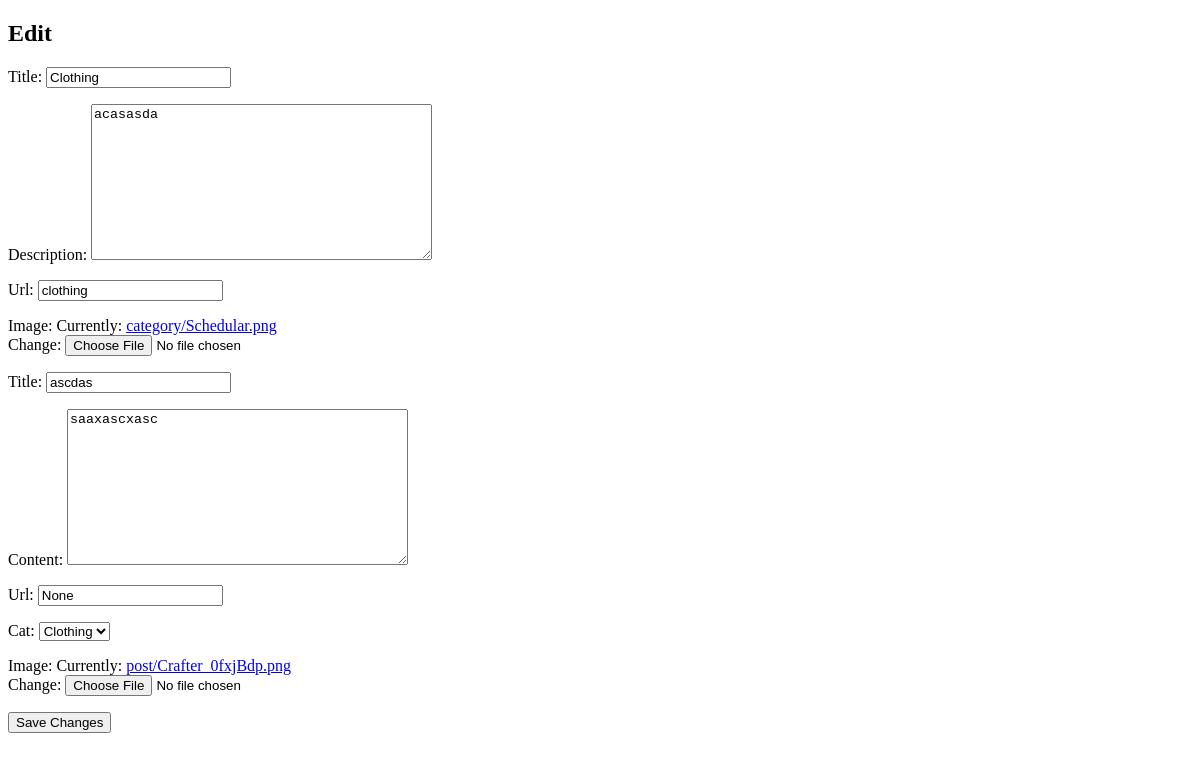
Screenshot of /edit/2/4/ with the database file from the repository.
### blogapp/models.py (models this page shows, shortened)
class Category(models.Model):
    cat_id = models.AutoField(primary_key=True)
    title = models.CharField(max_length=100)
    description = models.TextField()
    url = models.CharField(max_length=100)
    image = models.ImageField(upload_to='category/')
    def __str__(self):
        return self.title

class Post(models.Model):
    post_id = models.AutoField(primary_key=True)
    title = models.CharField(max_length=200)
    content = models.TextField()
    url = models.CharField(max_length=100)
    cat = models.ForeignKey(Category, on_delete=models.CASCADE)
    image = models.ImageField(upload_to='post/')
    author = models.ForeignKey(User,on_delete=models.CASCADE,null=True)

### blogapp/views.py (the view)
# urls.py: path('edit/<int:category_id>/<int:post_id>/', views.edit, name='edit'),
def edit(request, category_id, post_id):
    category = Category.objects.get(pk=category_id)
    post = Post.objects.get(pk=post_id)
    if request.method == 'POST':
        category_form = CategoryEditForm(request.POST, instance=category)
        post_form = PostEditForm(request.POST, instance=post)
        if category_form.is_valid() and post_form.is_valid():
            category_form.save()
            post_form.save()
            return redirect('home')  # Redirect to home page after saving changes
    else:
        category_form = CategoryEditForm(instance=category)
        post_form = PostEditForm(instance=post)
    return render(request, 'edit.html', {'category_form': category_form, 'post_form': post_form})

### blogapp/forms.py
class CategoryEditForm(forms.ModelForm):
    class Meta:
        model = Category
        fields = ['title', 'description', 'url', 'image']

class PostEditForm(forms.ModelForm):
    class Meta:
        model = Post
        fields = ['title', 'content', 'url', 'cat', 'image']

### template/edit.html (shortened to what this page needs)
<!DOCTYPE html>
<html lang="en">
<head>
    {% load static %}
    <link rel="stylesheet" href="{% static 'css/editpage.css'%}">
</head>
<body>
    <h2>Edit</h2>
    <form method="post" enctype="multipart/form-data">
        {{ category_form.as_p }}
        {{ post_form.as_p }}
        <button type="submit">Save Changes</button>
    </form>
</body>
</html>

### rows the page displays
Category: title "Clothing", description "acasasda", url "clothing", cat "Clothing"
Post: title "ascdas", content "saaxascxasc", url "None"
